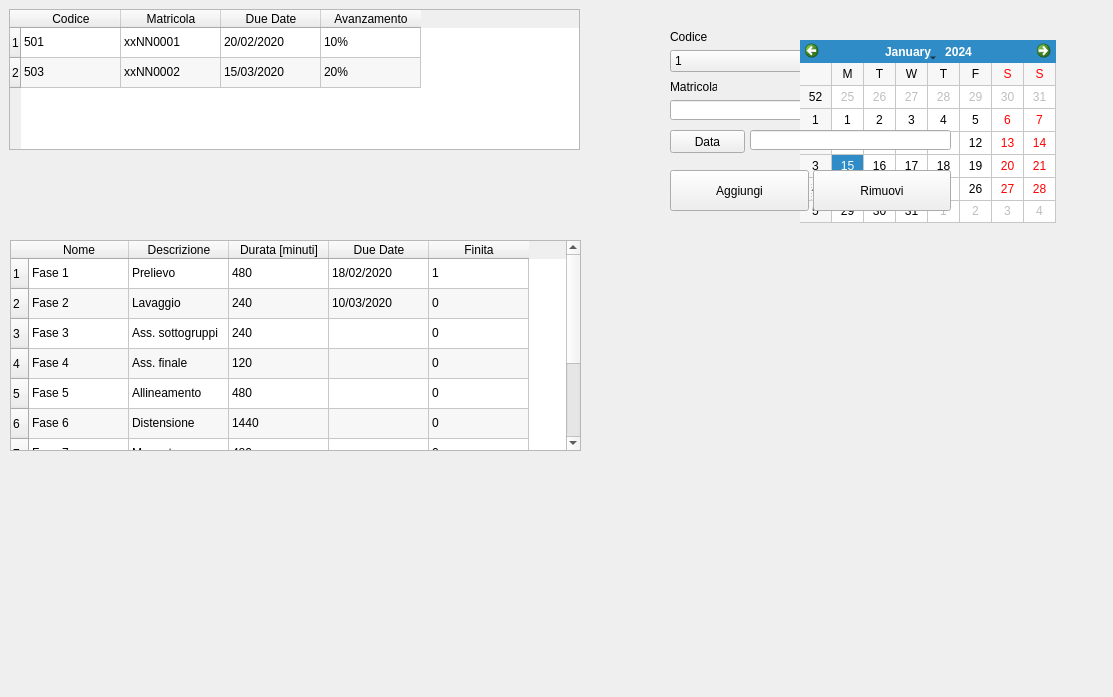
<?xml version="1.0" encoding="UTF-8"?>
<ui version="4.0">
 <class>Form</class>
 <widget class="QWidget" name="Form">
  <property name="geometry">
   <rect>
    <x>0</x>
    <y>0</y>
    <width>1113</width>
    <height>697</height>
   </rect>
  </property>
  <property name="windowTitle">
   <string>Form</string>
  </property>
  <widget class="QTableWidget" name="tableWidget">
   <property name="geometry">
    <rect>
     <x>9</x>
     <y>9</y>
     <width>571</width>
     <height>141</height>
    </rect>
   </property>
   <property name="font">
    <font>
     <weight>50</weight>
     <bold>false</bold>
     <strikeout>false</strikeout>
    </font>
   </property>
   <property name="cursor" stdset="0">
    <cursorShape>ArrowCursor</cursorShape>
   </property>
   <property name="alternatingRowColors">
    <bool>true</bool>
   </property>
   <property name="selectionBehavior">
    <enum>QAbstractItemView::SelectRows</enum>
   </property>
   <property name="gridStyle">
    <enum>Qt::SolidLine</enum>
   </property>
   <property name="sortingEnabled">
    <bool>false</bool>
   </property>
   <property name="rowCount">
    <number>2</number>
   </property>
   <property name="columnCount">
    <number>4</number>
   </property>
   <row>
    <property name="text">
     <string>1</string>
    </property>
   </row>
   <row/>
   <column>
    <property name="text">
     <string>Codice</string>
    </property>
   </column>
   <column>
    <property name="text">
     <string>Matricola</string>
    </property>
   </column>
   <column>
    <property name="text">
     <string>Due Date</string>
    </property>
    <property name="toolTip">
     <string>Data di consegna richiesta</string>
    </property>
   </column>
   <column>
    <property name="text">
     <string>Avanzamento</string>
    </property>
   </column>
   <item row="0" column="0">
    <property name="text">
     <string>501</string>
    </property>
   </item>
   <item row="0" column="1">
    <property name="text">
     <string>xxNN0001</string>
    </property>
   </item>
   <item row="0" column="2">
    <property name="text">
     <string>20/02/2020</string>
    </property>
   </item>
   <item row="0" column="3">
    <property name="text">
     <string>10%</string>
    </property>
   </item>
   <item row="1" column="0">
    <property name="text">
     <string>503</string>
    </property>
   </item>
   <item row="1" column="1">
    <property name="text">
     <string>xxNN0002</string>
    </property>
   </item>
   <item row="1" column="2">
    <property name="text">
     <string>15/03/2020</string>
    </property>
   </item>
   <item row="1" column="3">
    <property name="text">
     <string>20%</string>
    </property>
   </item>
  </widget>
  <widget class="QTableWidget" name="tableWidget_2">
   <property name="geometry">
    <rect>
     <x>10</x>
     <y>240</y>
     <width>571</width>
     <height>211</height>
    </rect>
   </property>
   <property name="font">
    <font>
     <weight>50</weight>
     <bold>false</bold>
     <strikeout>false</strikeout>
    </font>
   </property>
   <property name="cursor" stdset="0">
    <cursorShape>ArrowCursor</cursorShape>
   </property>
   <property name="frameShape">
    <enum>QFrame::StyledPanel</enum>
   </property>
   <property name="lineWidth">
    <number>1</number>
   </property>
   <property name="verticalScrollBarPolicy">
    <enum>Qt::ScrollBarAsNeeded</enum>
   </property>
   <property name="sizeAdjustPolicy">
    <enum>QAbstractScrollArea::AdjustToContents</enum>
   </property>
   <property name="alternatingRowColors">
    <bool>true</bool>
   </property>
   <property name="selectionBehavior">
    <enum>QAbstractItemView::SelectRows</enum>
   </property>
   <property name="gridStyle">
    <enum>Qt::SolidLine</enum>
   </property>
   <property name="sortingEnabled">
    <bool>false</bool>
   </property>
   <property name="rowCount">
    <number>10</number>
   </property>
   <property name="columnCount">
    <number>5</number>
   </property>
   <row>
    <property name="text">
     <string>1</string>
    </property>
   </row>
   <row/>
   <row/>
   <row/>
   <row/>
   <row/>
   <row/>
   <row/>
   <row/>
   <row/>
   <column>
    <property name="text">
     <string>Nome</string>
    </property>
   </column>
   <column>
    <property name="text">
     <string>Descrizione</string>
    </property>
   </column>
   <column>
    <property name="text">
     <string>Durata [minuti]</string>
    </property>
   </column>
   <column>
    <property name="text">
     <string>Due Date</string>
    </property>
   </column>
   <column>
    <property name="text">
     <string>Finita</string>
    </property>
   </column>
   <item row="0" column="0">
    <property name="text">
     <string>Fase 1</string>
    </property>
   </item>
   <item row="0" column="1">
    <property name="text">
     <string>Prelievo</string>
    </property>
   </item>
   <item row="0" column="2">
    <property name="text">
     <string>480</string>
    </property>
   </item>
   <item row="0" column="3">
    <property name="text">
     <string>18/02/2020</string>
    </property>
   </item>
   <item row="0" column="4">
    <property name="text">
     <string>1</string>
    </property>
   </item>
   <item row="1" column="0">
    <property name="text">
     <string>Fase 2</string>
    </property>
   </item>
   <item row="1" column="1">
    <property name="text">
     <string>Lavaggio</string>
    </property>
   </item>
   <item row="1" column="2">
    <property name="text">
     <string>240</string>
    </property>
   </item>
   <item row="1" column="3">
    <property name="text">
     <string>10/03/2020</string>
    </property>
   </item>
   <item row="1" column="4">
    <property name="text">
     <string>0</string>
    </property>
   </item>
   <item row="2" column="0">
    <property name="text">
     <string>Fase 3</string>
    </property>
   </item>
   <item row="2" column="1">
    <property name="text">
     <string>Ass. sottogruppi</string>
    </property>
   </item>
   <item row="2" column="2">
    <property name="text">
     <string>240</string>
    </property>
   </item>
   <item row="2" column="4">
    <property name="text">
     <string>0</string>
    </property>
   </item>
   <item row="3" column="0">
    <property name="text">
     <string>Fase 4</string>
    </property>
   </item>
   <item row="3" column="1">
    <property name="text">
     <string>Ass. finale</string>
    </property>
   </item>
   <item row="3" column="2">
    <property name="text">
     <string>120</string>
    </property>
   </item>
   <item row="3" column="4">
    <property name="text">
     <string>0</string>
    </property>
   </item>
   <item row="4" column="0">
    <property name="text">
     <string>Fase 5</string>
    </property>
   </item>
   <item row="4" column="1">
    <property name="text">
     <string>Allineamento</string>
    </property>
   </item>
   <item row="4" column="2">
    <property name="text">
     <string>480</string>
    </property>
   </item>
   <item row="4" column="4">
    <property name="text">
     <string>0</string>
    </property>
   </item>
   <item row="5" column="0">
    <property name="text">
     <string>Fase 6</string>
    </property>
   </item>
   <item row="5" column="1">
    <property name="text">
     <string>Distensione</string>
    </property>
   </item>
   <item row="5" column="2">
    <property name="text">
     <string>1440</string>
    </property>
   </item>
   <item row="5" column="4">
    <property name="text">
     <string>0</string>
    </property>
   </item>
   <item row="6" column="0">
    <property name="text">
     <string>Fase 7</string>
    </property>
   </item>
   <item row="6" column="1">
    <property name="text">
     <string>Mappatura</string>
    </property>
   </item>
   <item row="6" column="2">
    <property name="text">
     <string>480</string>
    </property>
   </item>
   <item row="6" column="4">
    <property name="text">
     <string>0</string>
    </property>
   </item>
   <item row="7" column="0">
    <property name="text">
     <string>Fase 8</string>
    </property>
   </item>
   <item row="7" column="1">
    <property name="text">
     <string>Deriva</string>
    </property>
   </item>
   <item row="7" column="2">
    <property name="text">
     <string>2400</string>
    </property>
   </item>
   <item row="7" column="4">
    <property name="text">
     <string>0</string>
    </property>
   </item>
   <item row="8" column="4">
    <property name="text">
     <string>0</string>
    </property>
   </item>
  </widget>
  <widget class="QComboBox" name="comboBox">
   <property name="geometry">
    <rect>
     <x>670</x>
     <y>50</y>
     <width>281</width>
     <height>22</height>
    </rect>
   </property>
   <item>
    <property name="text">
     <string>1</string>
    </property>
   </item>
   <item>
    <property name="text">
     <string>2</string>
    </property>
   </item>
   <item>
    <property name="text">
     <string>3</string>
    </property>
   </item>
   <item>
    <property name="text">
     <string>4</string>
    </property>
   </item>
   <item>
    <property name="text">
     <string>5</string>
    </property>
   </item>
  </widget>
  <widget class="QLabel" name="label">
   <property name="geometry">
    <rect>
     <x>670</x>
     <y>30</y>
     <width>47</width>
     <height>13</height>
    </rect>
   </property>
   <property name="text">
    <string>Codice</string>
   </property>
  </widget>
  <widget class="QLabel" name="label_2">
   <property name="geometry">
    <rect>
     <x>670</x>
     <y>80</y>
     <width>47</width>
     <height>13</height>
    </rect>
   </property>
   <property name="text">
    <string>Matricola</string>
   </property>
  </widget>
  <widget class="QLineEdit" name="lineEdit">
   <property name="geometry">
    <rect>
     <x>670</x>
     <y>100</y>
     <width>281</width>
     <height>20</height>
    </rect>
   </property>
  </widget>
  <widget class="QPushButton" name="pushButton_3">
   <property name="geometry">
    <rect>
     <x>670</x>
     <y>130</y>
     <width>75</width>
     <height>23</height>
    </rect>
   </property>
   <property name="text">
    <string>Data</string>
   </property>
  </widget>
  <widget class="QCalendarWidget" name="calendarWidget_2">
   <property name="enabled">
    <bool>true</bool>
   </property>
   <property name="geometry">
    <rect>
     <x>800</x>
     <y>40</y>
     <width>256</width>
     <height>183</height>
    </rect>
   </property>
   <property name="gridVisible">
    <bool>true</bool>
   </property>
   <property name="horizontalHeaderFormat">
    <enum>QCalendarWidget::SingleLetterDayNames</enum>
   </property>
  </widget>
  <widget class="QLineEdit" name="lineEdit_2">
   <property name="geometry">
    <rect>
     <x>750</x>
     <y>130</y>
     <width>201</width>
     <height>20</height>
    </rect>
   </property>
  </widget>
  <widget class="QSplitter" name="splitter">
   <property name="geometry">
    <rect>
     <x>670</x>
     <y>170</y>
     <width>281</width>
     <height>41</height>
    </rect>
   </property>
   <property name="orientation">
    <enum>Qt::Horizontal</enum>
   </property>
   <widget class="QPushButton" name="pushButton">
    <property name="text">
     <string>Aggiungi</string>
    </property>
   </widget>
   <widget class="QPushButton" name="pushButton_2">
    <property name="text">
     <string>Rimuovi</string>
    </property>
   </widget>
  </widget>
 </widget>
 <resources/>
 <connections/>
</ui>
